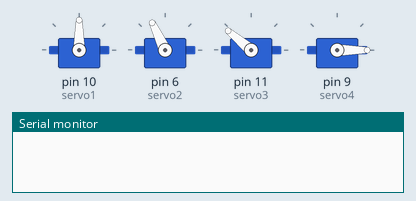
This sketch was run on a simulated Arduino Uno, built with avr-gcc and run on an emulated ATmega328P. Shown: 4 × servo, the last lines printed to the serial monitor.

Above: at 0.05 s.
At 1.45 s:
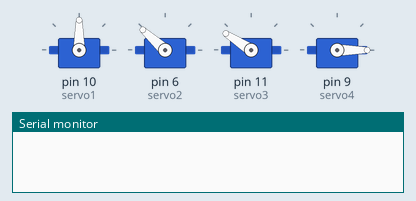
At 3.35 s:
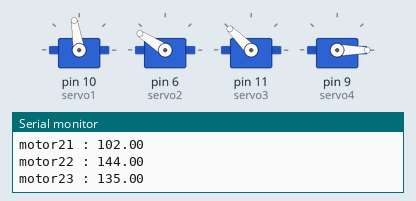
At 6.7 s:
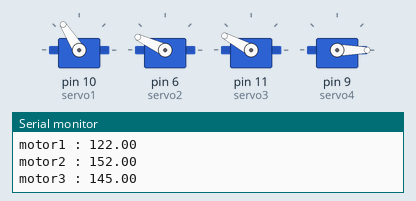
At 10.0 s:
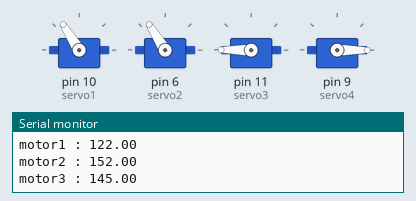
At 13.35 s:
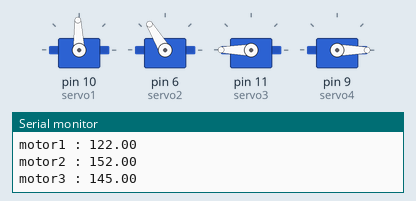
Timing chart, 0 to 17.4 s (numbered marks = the images above):
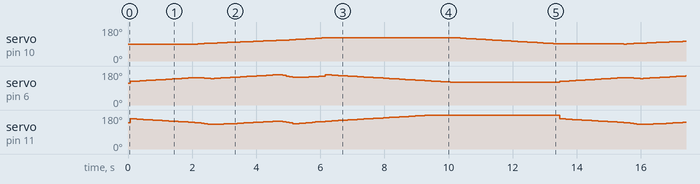

Measured:
- by itself, servo on pin 6 (servo2): moves between 121° and 160°, repeating every 13.4 s

The sketch:

midline.ino
```cpp
// Servo Potentiometer Angle control
// by Mountain A  (www.arduitronics.com)
// www.facebook.com/arduitronics
#include  <Servo.h>
Servo servo1;         // create servo object to control a servo
Servo servo2;
Servo servo3;
Servo servo4;

int i,j,m1,m2;

float l1=123; //point 2
float l2=153;
float l3=147;
float s1=113; //point near 2
float s2=146;
float s3=134;
float n1=109; //point mid
float n2=160;
float n3=147;
float k1=95; //point near 1
float k2=140;
float k3=130;
float h1=90; //point 1
float h2=145;
float h3=140;
float d11=k1-h1; //1 n1
float d12=k2-h2;
float d13=k3-h3;
float d21=n1-k1; //n1 m
float d22=n2-k2;
float d23=n3-k3;
float d31=s1-n1; //m n2
float d32=s2-n2;
float d33=s3-n3;
float d41=l1-s1; //n2 2
float d42=l2-s2;
float d43=l3-s3;

float d=d11+d21+d31+d41;

void setup()
{
   Serial.println("Motor1");
   servo1.write(h1);

   Serial.println("Motor2");
   servo2.write(h2-30);

   Serial.println("Motor3");
   servo3.write(h3);

  Serial.begin(9600);
  servo1.attach(10);
  servo2.attach(6);
  servo3.attach(11);
  servo4.attach(9);

//    Serial.println(0);
    servo4.writeMicroseconds(0); // สั่งให้ Servo หมุนวนขวา
    delay(70); // หน่วงเวลา 2000ms
//    Serial.println("Motor4");
//    servo4.writeMicroseconds(1450); // สั่งให้ Servo หยุด
//    delay(2000); // หน่วงเวลา 2000ms
//    Serial.println(1000);
//    servo4.writeMicroseconds(3000); // สั่งให้ Servo หมุนวนขวาซ้าย
//    delay(50); // หน่วงเวลา 2000ms
//    Serial.println(300);
//    myservo.writeMicroseconds(1450); // สั่งให้ Servo หยุด
//    delay(2000); // หน่วงเวลา 2000ms
//
//   Serial.println("Motor1");
//   servo1.write(89);
//
//   Serial.println("Motor2");
//   servo2.write(173);
//
//   Serial.println("Motor3");
//   servo3.write(160);

for (j=0;j<3;j++){
  for (i = 20; i>0; i--){
    servo2.write(h2-i);
    servo3.write(h3+i);
    delay(100);
  }
  for (i = 0; i < d11; i++) {
    servo1.write(h1+i);
   Serial.print("motor1 : ");
   Serial.println(h1+i);
    m1=d12*i/d11;
    servo2.write(h2+m1);
   Serial.print("motor2 : ");
   Serial.println(h2+m1);
    m2=d13*i/d11;
    servo3.write(h3+m2);
   Serial.print("motor3 : ");
   Serial.println(h3+m2);
    delay(100);
  }
  for (i = 0; i <= d22; i++) {
    m1=d21*i/d22;
    servo1.write(k1+m1);
   Serial.print("motor21 : ");
   Serial.println(k1+i);
    servo2.write(k2+i);
   Serial.print("motor22 : ");
   Serial.println(k2+m1);
    m2=d23*i/d22;
    servo3.write(k3+m2);
   Serial.print("motor23 : ");
   Serial.println(k3+m2);
    delay(100);
  }
  for (i = 0; i < d31; i++) {
    servo1.write(n1+i);
   Serial.print("motor1 : ");
   Serial.println(n1+i);
    m1=d32*i/d31;
    servo2.write(n2+m1);
   Serial.print("motor2 : ");
   Serial.println(n2+m1);
    m2=d33*i/d31;
    servo3.write(n3+m2);
   Serial.print("motor3 : ");
   Serial.println(n3+m2);
    delay(100);
  }
  for (i = 0; i < d41; i++) {
    servo1.write(s1+i);
   Serial.print("motor1 : ");
   Serial.println(s1+i);
    m1=d42*i/d41;
    servo2.write(s2+m1);
   Serial.print("motor2 : ");
   Serial.println(s2+m1);
    m2=d43*i/d41;
    servo3.write(s3+m2);
   Serial.print("motor3 : ");
   Serial.println(s3+m2);
    delay(100);
  }

  for (i = 0; i<40; i++){
    servo2.write(160-i);
    servo3.write(l3+i);
    delay(100);
  }
  for (i = 0; i < d; i++) {
    servo1.write(l1-i);
    delay(100);
  }
}

}

void loop()
{
}
```
